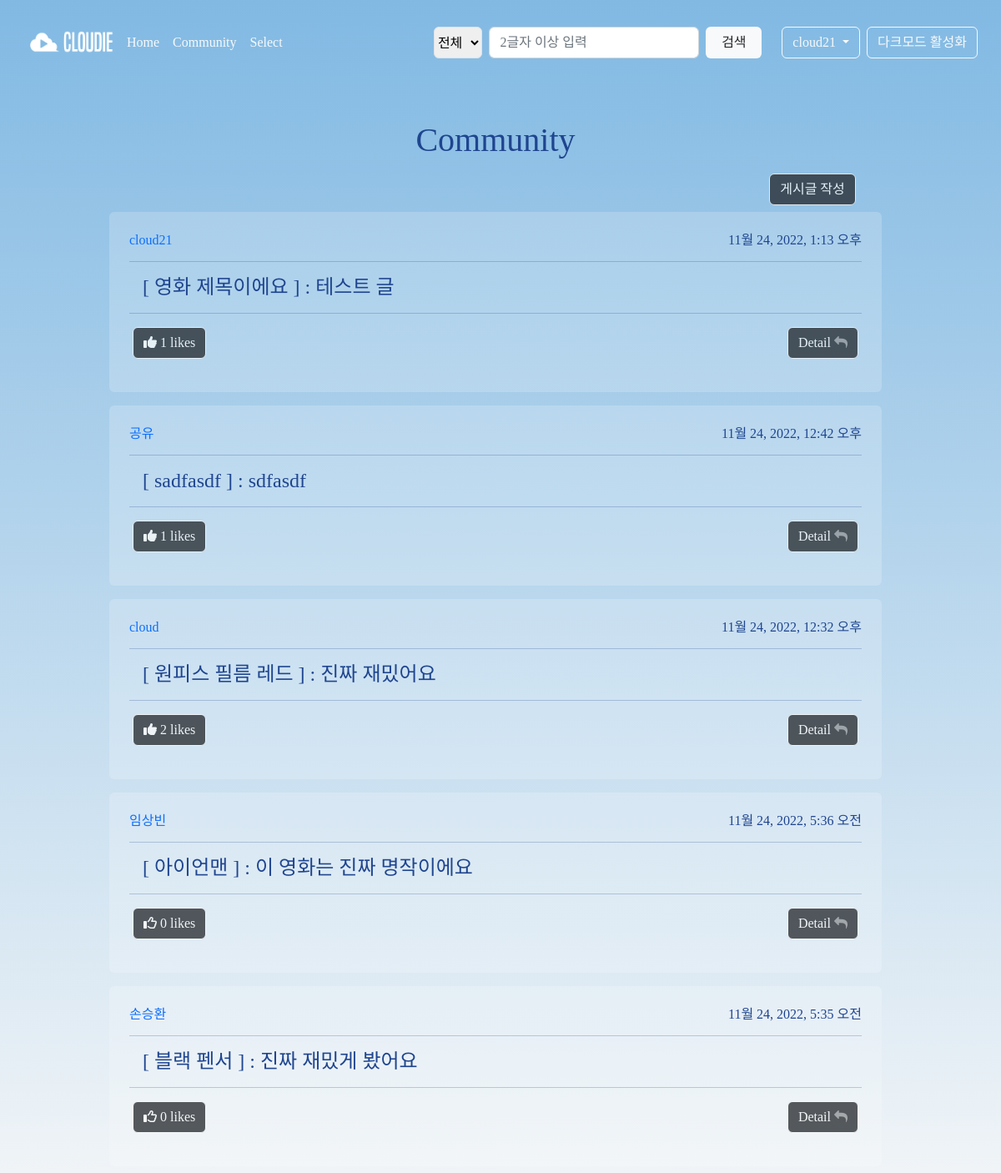
Before: /community/ (signed in) with the older database file.
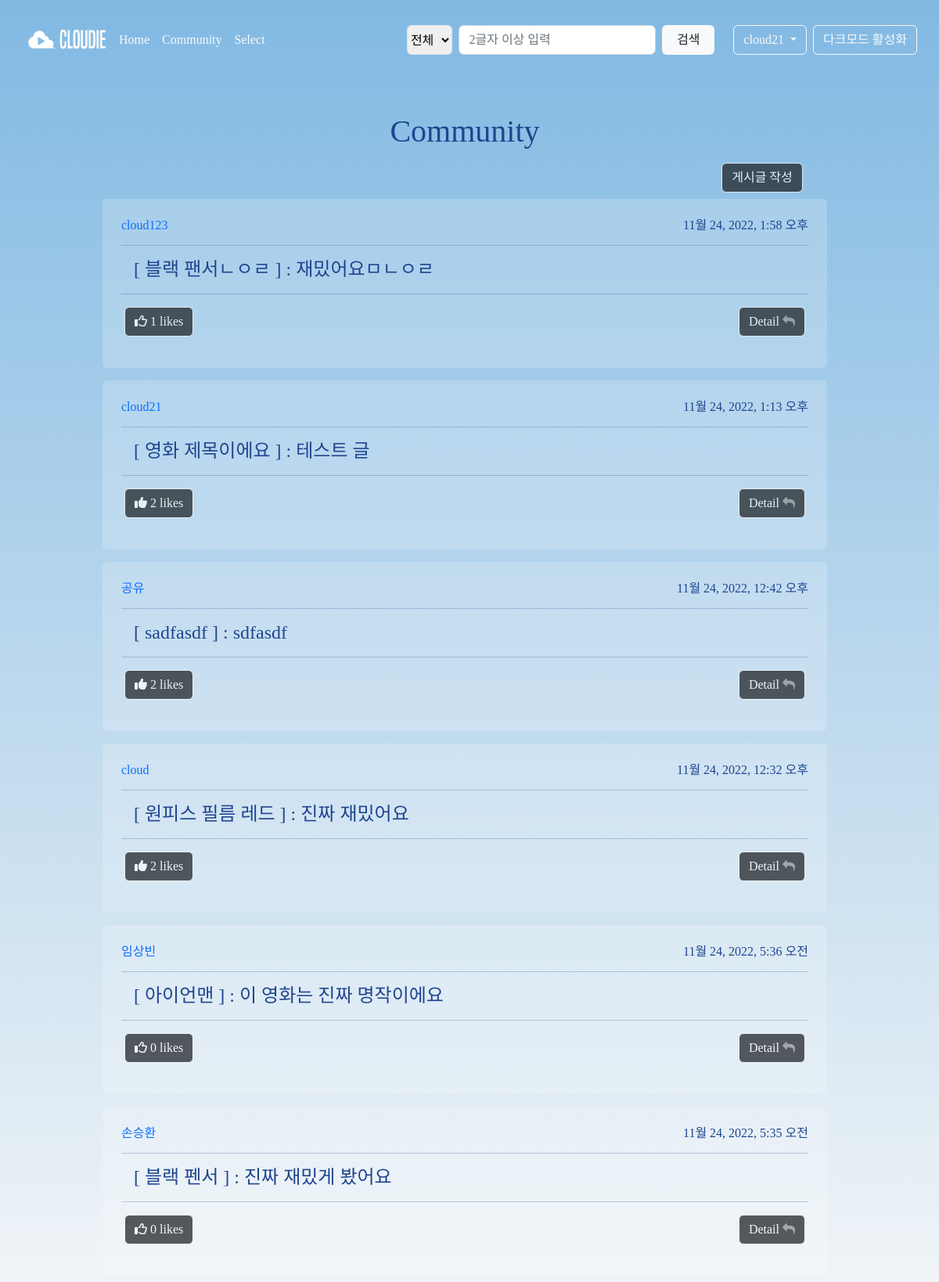
After: the same page with the newer database file.
### community/models.py (models this page shows)
class Review(models.Model):
    title = models.CharField(max_length=100)
    movie_title = models.CharField(max_length=50)
    rank = models.IntegerField()
    content = models.TextField()
    created_at = models.DateTimeField(auto_now_add=True)
    updated_at = models.DateTimeField(auto_now=True)
    user = models.ForeignKey(settings.AUTH_USER_MODEL, on_delete=models.CASCADE)
    like_users = models.ManyToManyField(settings.AUTH_USER_MODEL, related_name='like_reviews')

### accounts/models.py (models this page shows)
class User(AbstractUser):
    class GenderChoices(models.TextChoices):
        MALE = '남성', '남성'
        FEMALE = '여성', '여성'
    followings = models.ManyToManyField('self', symmetrical=False, related_name='followers')
    lovings = models.ManyToManyField('self', symmetrical=False, related_name='lovers')
    favorite = models.IntegerField(null=True)
    age = models.IntegerField(null=True)
    gender = models.CharField(choices=GenderChoices.choices, max_length=2, blank=True)
    phone_number = models.CharField(validators=[RegexValidator(r'010-?[1-9]\d{3}-?\d{4}$')], max_length=13, blank=True)
    self_introduce = models.TextField(null=True)

### community/views.py (the view)
# urls.py: path('', views.index, name='index'),
@login_required
@require_GET
def index(request):
    reviews = Review.objects.order_by('-pk')
    context = {
        'reviews': reviews,
    }
    return render(request, 'community/index.html', context)

### community/templates/community/index.html (shortened to what this page needs)
{% extends 'base.html' %}
{% block content %}
<link href="https://maxcdn.bootstrapcdn.com/font-awesome/4.7.0/css/font-awesome.min.css" rel="stylesheet">
<h1 class="my-3 text-center">Community</h1>
<div class="container">
  <div class="row d-flex justify-content-center">
    <div class="offset-8 col-4 d-flex justify-content-center">
      <a class="btn btn-dark opacity-75 border border-light" href="{% url 'community:create' %}">게시글 작성</a>
    </div>
    {% for review in reviews %}
      <div class="col-10">
        <div class="media my-2">
          <div id="review" class="media-body p-4 rounded">
            <div class="row d-flex">
              <a class="col-4 m-0" href="{% url 'accounts:profile' review.user.username %}">
                <h6 class="m-0">{{ review.user }}</h6>
              </a>
              <h6 class="col-8 text-end m-0">{{ review.created_at }}</h6>
            </div>
            <hr>
            <h4 class="mx-3">[ {{ review.movie_title }} ] : {{ review.title }}</h3>
            <hr class="">
            <ul class="row px-3 d-flex align-items-center justify-content-center">
              <div class="col-3 px-0">
                <form class="like-forms" data-review-id="{{ review.pk }}">
                  {% if user in review.like_users.all %}
                    <button id="likeBtn-{{ review.pk }}" class="btn btn-dark opacity-75 text-light border border-light">
                      <i id="like-{{ review.pk }}" class="fa-solid fa-thumbs-up"></i> <span id="likes-count-{{ review.pk }}">{{ review.like_users.all|length }} likes</span>
                    </button>
                  {% else %}
                    <button id="likeBtn-{{ review.pk }}" class="btn btn-dark opacity-75 text-light border border-light">
                      <i id="like-{{ review.pk }}" class="fa-regular fa-thumbs-up"></i> <span id="likes-count-{{ review.pk }}">{{ review.like_users.all|length }} likes</span>
                    </button>
                  {% endif %}
                </form>
              </div>
              <div class="col-9 px-0 text-end">
                <a class="btn btn-dark opacity-75 text-light border border-light" href="{% url 'community:detail' review.pk %}">
                  Detail <i class="fa fa-reply g-pos-rel g-top-1 g-mr-3 opacity-50"></i>
                </a>
              </div>
            </ul>
          </div>
        </div>
      </div>
    {% endfor %}
  </div>
{% endblock %}

Changed rows visible on the page:
added Review: user "cloud123", created_at "11월 24, 2022, 1:58 오후", movie_title "블랙 팬서ㄴㅇㄹ", title "재밌어요ㅁㄴㅇㄹ", like_users.all|length "1"
computed for Review "영화 제목이에요": like_users.all|length "1" → "2"
computed for Review "sadfasdf": like_users.all|length "1" → "2"
